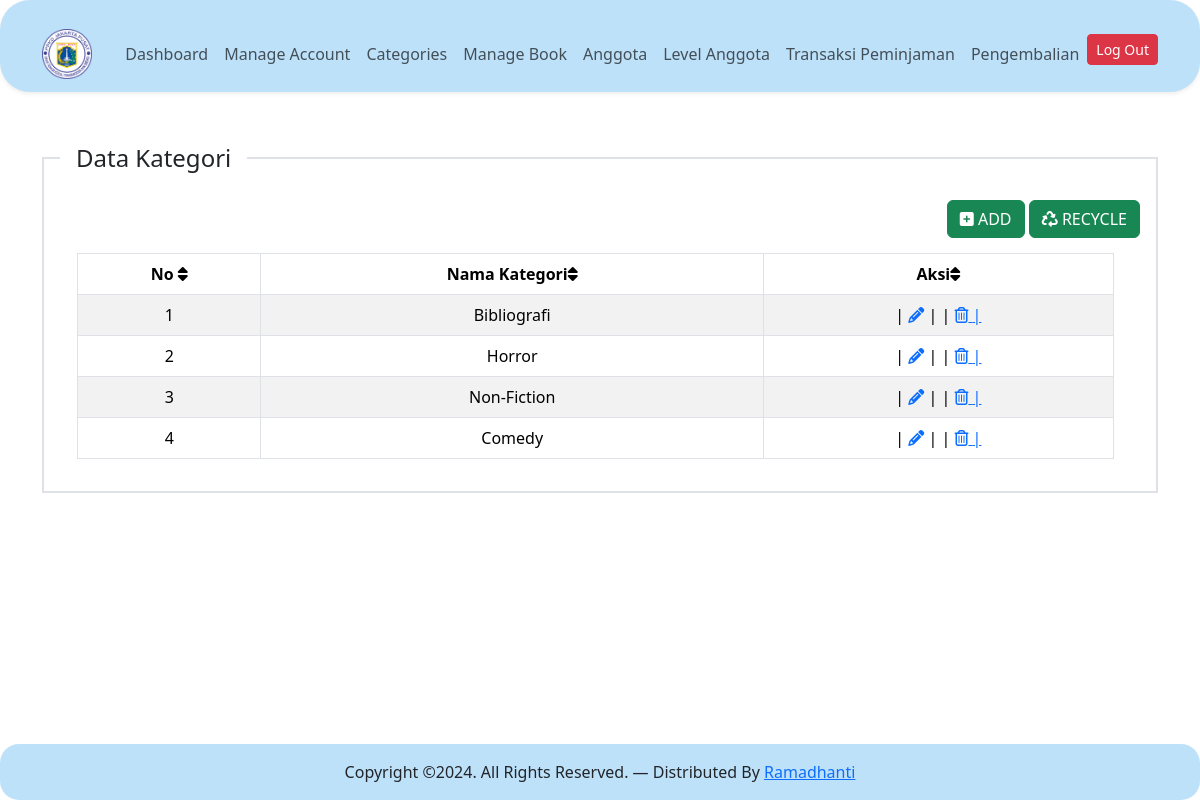
The app's page /controler/index.php?pg=categories (signed in) with its own data.
### tables this page shows
CREATE TABLE `kategori` (
  `id` int(11) NOT NULL,
  `nama_kategori` varchar(50) NOT NULL,
  `created_at` timestamp NOT NULL DEFAULT current_timestamp(),
  `updated_at` timestamp NOT NULL DEFAULT current_timestamp() ON UPDATE current_timestamp()
);

### content/categories.php (the view)
<?php
$kat = mysqli_query($koneksi, "SELECT * FROM kategori ORDER BY id DESC");
?>
<div class="wrapper">
    <div class="container mt-5">
        <div class="row">
            <div col-sm-12>
                <fieldset class="border border-2 p-3" style="border-width: 2px; border-color: black; border-style: solid;">
                    <legend class="float-none w-auto px-3">Data Kategori</legend>
                    <div align="right">
                        <a href="?pg=tambah_kat" class="btn btn-success"><i class="fa-solid fa-square-plus"></i> ADD</a>
                        <a href="index.php" class="btn btn-success"><i class="fa-solid fa-recycle"></i> RECYCLE</a>
                    </div>
                    <div class="table-responsive">
                        <table class="table table-bordered text-center table-striped table-hovered" style="margin-top:15px;margin-left:17px; width:96%; background: #E6E6FA;">
                            <thead>
                                <tr>
                                    <th>No <i class="fa-solid fa-sort ms-6"></i></th>
                                    <th>Nama Kategori<i class="fa-solid fa-sort"></i></i></th>
                                    <th>Aksi<i class="fa-solid fa-sort"></i></th>
                                </tr>
                            </thead>
                            <tbody>
                                <?php
                                $no = 1;
                                while ($rowKat = mysqli_fetch_assoc($kat)): ?>
                                    <tr>
                                        <td><?php echo $no++ ?></td>
                                        <td><?php echo $rowKat['nama_kategori'] ?></td>
                                        <td>| <a href="?pg=tambah_kat&edit=<?php echo $rowKat['id'] ?>"><span class="fa-solid fa-pencil"></span></a> | | <a href="?pg=tambah_kat&delete=<?php echo $rowKat['id'] ?>" onclick="return confirm('Apakah anda yakin akan menghapus data ini??')"><span class="fa-regular fa-trash-can"></span> |</a></td>
                                    </tr>
                                <?php endwhile ?>
                            </tbody>
                        </table>
                    </div>
                </fieldset>
            </div>
        </div>
    </div>
</div>

### records on screen
kategori: nama_kategori "Bibliografi"
kategori: nama_kategori "Horror"
kategori: nama_kategori "Non-Fiction"
kategori: nama_kategori "Comedy"
